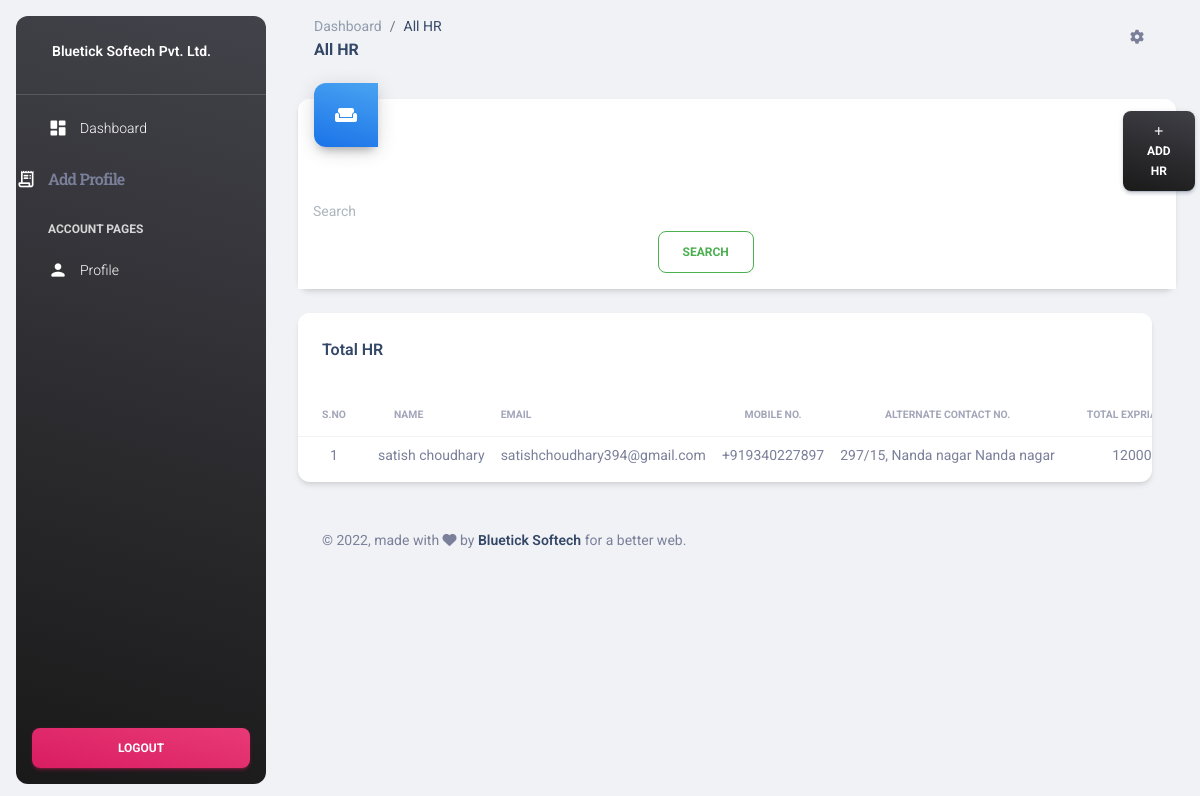
The page /addhr/ on the database as committed earlier.
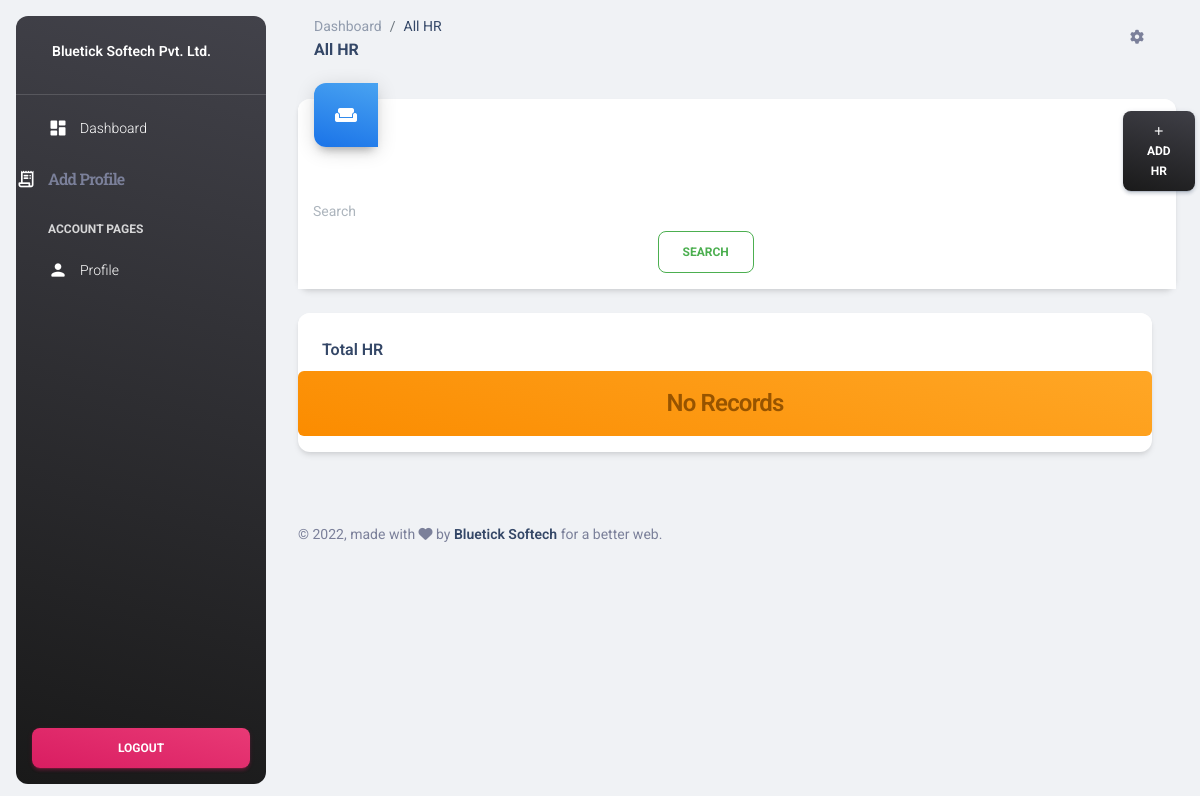
The same page on the database as committed later.
### hrm/models.py (models this page shows)
class AddHr(models.Model):
    sname = models.CharField(max_length=100,blank=True, null=True, validators=[alphanumeric])
    semail = models.EmailField(max_length=100)
    smobile = models.CharField(max_length=10)
    saddress= models.CharField(max_length=255)
    Alternate_Contact_NO = models.IntegerField()
    Expriance = models.CharField(max_length=100)
    Privies_salary = models.FloatField()

### hrm/views.py (the view)
# urls.py: path('addhr/', views.addhr, name='addhr'),
def addhr(request):
        if request.method == "POST":
            stu_name= request.POST.get("Name")
            stu_email= request.POST.get("Email")
            stu_mobile= request.POST.get("Mobile")
            stu_address= request.POST.get("Address")
            Alternate_Contact_NO= request.POST.get("qty")
            Expriance= request.POST.get("cost")
            Privies_salary= request.POST.get("DueAmount")
            if AddHr.objects.filter(semail=stu_email).exists():
                messages.error(request, "Email id already exists")
                return redirect('addhr')
            elif AddHr.objects.filter(smobile=stu_mobile).exists():
                messages.error(request, "Mobile Number already exists")
                return redirect('addhr')
            else:
                AddHr.objects.create( sname=stu_name,
                                            semail=stu_email,
                                            smobile=stu_mobile,
                                            saddress=stu_address,
                                            Alternate_Contact_NO=Alternate_Contact_NO,
                                            Expriance=Expriance,
                                            Privies_salary=Privies_salary,
                                            )
                messages.success(request, "HR Added Successfully!!")
                stu=AddHr.objects.all()
                return render(request, 'hrm/hr.html', {'stu':stu,
                                                                 })
        else:
            stu=AddHr.objects.all()
            return render(request, 'hrm/hr.html', {'stu':stu})

### hrm/templates/hrm/hr.html (shortened to what the changed rows need)
<!DOCTYPE html>
<html lang="en">
{% load static %}
<head>
  <link href="https://cdn.jsdelivr.net/npm/bootstrap@5.2.1/dist/css/bootstrap.min.css" rel="stylesheet">
    <link href="{% static 'hrm/css/nucleo-icons.css' %}" rel="stylesheet" />
    <link href="{% static 'hrm/css/nucleo-svg.css' %}" rel="stylesheet" />
    <link id="pagestyle" href="{% static 'hrm/css/material-dashboard.css' %}" rel="stylesheet" />
</head>
<body class="g-sidenav-show  bg-gray-200">
  <aside
    class="sidenav navbar navbar-vertical navbar-expand-xs border-0 border-radius-xl my-3 fixed-start ms-3   bg-gradient-dark"
    id="sidenav-main">
    <div class="collapse navbar-collapse  w-auto  max-height-vh-100" id="sidenav-collapse-main">
      <ul class="navbar-nav">
<div class="accordion accordion-flush" id="accordionFlushExample">
  <div class="accordion-item">
    <h2 class="accordion-header" id="flush-headingOne">
      <li class=" nav-item accordion-button collapsed" type="button" data-bs-toggle="collapse" data-bs-target="#flush-collapseOne" aria-expanded="false" aria-controls="flush-collapseOne">
          <div class="text-white text-center me-2 d-flex align-items-center justify-content-center">
            <i class="material-icons opacity-10">receipt_long</i>
          </div>
          <span class="nav-link-text ms-1">Add Profile</span>
      </li>
    </h2>
  </div>
</div>
      </ul>
    </div>
  </aside>
  <main class="main-content position-relative max-height-vh-100 h-100 border-radius-lg ">
    <div class="container-fluid py-4">
      <div class="row">
      <div class="row mt-4 mb-4">
        <div class="col-lg-12 col-md-6 mb-md-0 mb-4">
          <div class="card">
            <div class="card-header pb-0">
              <div class="row">
              </div>
            </div>
            {% if stu %}
            <div class="card-body px-0 pb-2">
              <div class="table-responsive">
                <table class="table align-items-center mb-0">
                  <thead>
                    <tr>
                      <th class="text-uppercase text-secondary text-xxs font-weight-bolder opacity-7">S.no</th>
                      <th class="text-uppercase text-secondary text-xxs font-weight-bolder opacity-7">Name</th>
                      <th class="text-uppercase text-secondary text-xxs font-weight-bolder opacity-7 ps-2">Email</th>
                      <th class="text-center text-uppercase text-secondary text-xxs font-weight-bolder opacity-7">Mobile
                        No.</th>
                        <th class="text-center text-uppercase text-secondary text-xxs font-weight-bolder opacity-7">
                          Alternate Contact NO.</th>
                          <th class="text-center text-uppercase text-secondary text-xxs font-weight-bolder opacity-7">
                            Total Expriance</th>
                    </tr>
                  </thead>
                  <tbody>
                    {% for st in stu %}
                    <tr>
                      <td class="align-middle text-center text-sm">{{st.id}}</td>
                      <td class="align-middle text-sm">{{st.sname}}</td>
                      <td class="align-middle text-sm">{{st.semail}}</td>
                      <td class="align-middle text-center text-sm">{{st.smobile}}</td>
                      <td class="text-center text-sm">{{st.saddress}}</td>
                      <td class="text-center text-sm">{{st.Alternate_Contact_NO}}</td>
                    </tr>
                    {% endfor %}
                  </tbody>
                </table>
                {% else %}
                <h4 class="text-center alert alert-warning">No Records</h4>
                {% endif %}
              </div>
            </div>
          </div>
        </div>
      </div>
    </div>
  </main>
</body>
</html>

Rows that differ between the two databases and show on the page:
removed AddHr: id "1", sname "satish choudhary", semail "satishchoudhary394@gmail.com", smobile "+919340227897", saddress "297/15, Nanda nagar Nanda nagar", Alternate_Contact_NO "12000"
Other text that changed with them:
text no longer shown: "S.NO NAME EMAIL MOBILE NO. ALTERNATE CONTACT NO. TOTAL…"
text now shown: "No Records"
